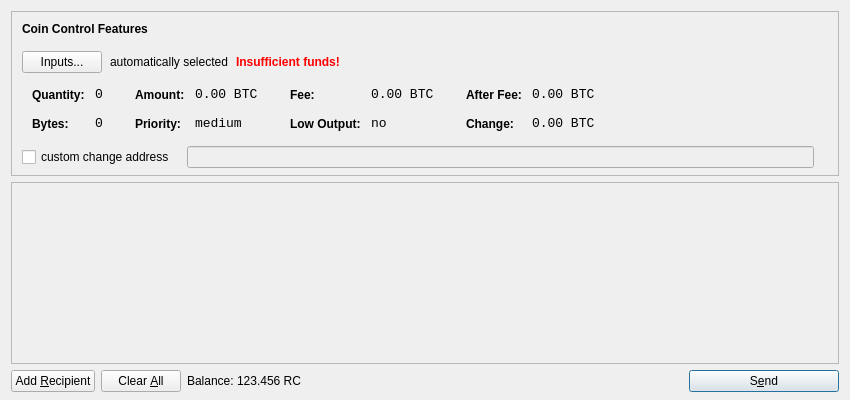
<?xml version="1.0" encoding="UTF-8"?>
<ui version="4.0">
 <class>SendCoinsDialog</class>
 <widget class="QDialog" name="SendCoinsDialog">
  <property name="geometry">
   <rect>
    <x>0</x>
    <y>0</y>
    <width>850</width>
    <height>400</height>
   </rect>
  </property>
  <property name="windowTitle">
   <string>Send Coins</string>
  </property>
  <layout class="QVBoxLayout" name="verticalLayout" stretch="0,1,0">
   <property name="bottomMargin">
    <number>8</number>
   </property>
   <item>
    <widget class="QFrame" name="frameCoinControl">
     <property name="sizePolicy">
      <sizepolicy hsizetype="Expanding" vsizetype="Expanding">
       <horstretch>0</horstretch>
       <verstretch>0</verstretch>
      </sizepolicy>
     </property>
     <property name="maximumSize">
      <size>
       <width>16777215</width>
       <height>16777215</height>
      </size>
     </property>
     <property name="frameShape">
      <enum>QFrame::StyledPanel</enum>
     </property>
     <property name="frameShadow">
      <enum>QFrame::Sunken</enum>
     </property>
     <layout class="QVBoxLayout" name="verticalLayoutCoinControl2">
      <property name="spacing">
       <number>-1</number>
      </property>
      <property name="leftMargin">
       <number>0</number>
      </property>
      <property name="topMargin">
       <number>0</number>
      </property>
      <property name="rightMargin">
       <number>0</number>
      </property>
      <property name="bottomMargin">
       <number>6</number>
      </property>
      <item>
       <layout class="QVBoxLayout" name="verticalLayoutCoinControl" stretch="0,0,0,0,1">
        <property name="spacing">
         <number>0</number>
        </property>
        <property name="leftMargin">
         <number>10</number>
        </property>
        <property name="topMargin">
         <number>10</number>
        </property>
        <item>
         <layout class="QHBoxLayout" name="horizontalLayoutCoinControl1">
          <property name="bottomMargin">
           <number>15</number>
          </property>
          <item>
           <widget class="QLabel" name="labelCoinControlFeatures">
            <property name="sizePolicy">
             <sizepolicy hsizetype="Preferred" vsizetype="Maximum">
              <horstretch>0</horstretch>
              <verstretch>0</verstretch>
             </sizepolicy>
            </property>
            <property name="font">
             <font>
              <weight>75</weight>
              <bold>true</bold>
             </font>
            </property>
            <property name="styleSheet">
             <string notr="true">font-weight:bold;</string>
            </property>
            <property name="text">
             <string>Coin Control Features</string>
            </property>
           </widget>
          </item>
         </layout>
        </item>
        <item>
         <layout class="QHBoxLayout" name="horizontalLayoutCoinControl2" stretch="0,0,0,0">
          <property name="spacing">
           <number>8</number>
          </property>
          <property name="bottomMargin">
           <number>10</number>
          </property>
          <item>
           <widget class="QPushButton" name="pushButtonCoinControl">
            <property name="styleSheet">
             <string notr="true"/>
            </property>
            <property name="text">
             <string>Inputs...</string>
            </property>
           </widget>
          </item>
          <item>
           <widget class="QLabel" name="labelCoinControlAutomaticallySelected">
            <property name="text">
             <string>automatically selected</string>
            </property>
            <property name="margin">
             <number>5</number>
            </property>
           </widget>
          </item>
          <item>
           <widget class="QLabel" name="labelCoinControlInsuffFunds">
            <property name="font">
             <font>
              <weight>75</weight>
              <bold>true</bold>
             </font>
            </property>
            <property name="styleSheet">
             <string notr="true">color:red;font-weight:bold;</string>
            </property>
            <property name="text">
             <string>Insufficient funds!</string>
            </property>
            <property name="margin">
             <number>5</number>
            </property>
           </widget>
          </item>
          <item>
           <spacer name="horizontalSpacerCoinControl">
            <property name="orientation">
             <enum>Qt::Horizontal</enum>
            </property>
            <property name="sizeHint" stdset="0">
             <size>
              <width>40</width>
              <height>1</height>
             </size>
            </property>
           </spacer>
          </item>
         </layout>
        </item>
        <item>
         <widget class="QWidget" name="widgetCoinControl" native="true">
          <property name="sizePolicy">
           <sizepolicy hsizetype="Preferred" vsizetype="Preferred">
            <horstretch>0</horstretch>
            <verstretch>0</verstretch>
           </sizepolicy>
          </property>
          <property name="minimumSize">
           <size>
            <width>0</width>
            <height>0</height>
           </size>
          </property>
          <property name="styleSheet">
           <string notr="true"/>
          </property>
          <layout class="QHBoxLayout" name="horizontalLayoutCoinControl5">
           <property name="margin">
            <number>0</number>
           </property>
           <item>
            <layout class="QHBoxLayout" name="horizontalLayoutCoinControl3" stretch="0,0,0,1">
             <property name="spacing">
              <number>20</number>
             </property>
             <property name="topMargin">
              <number>0</number>
             </property>
             <property name="bottomMargin">
              <number>10</number>
             </property>
             <item>
              <layout class="QFormLayout" name="formLayoutCoinControl1">
               <property name="horizontalSpacing">
                <number>10</number>
               </property>
               <property name="verticalSpacing">
                <number>14</number>
               </property>
               <property name="leftMargin">
                <number>10</number>
               </property>
               <property name="topMargin">
                <number>4</number>
               </property>
               <property name="rightMargin">
                <number>6</number>
               </property>
               <item row="0" column="0">
                <widget class="QLabel" name="labelCoinControlQuantityText">
                 <property name="styleSheet">
                  <string notr="true">font-weight:bold;</string>
                 </property>
                 <property name="text">
                  <string>Quantity:</string>
                 </property>
                 <property name="margin">
                  <number>0</number>
                 </property>
                </widget>
               </item>
               <item row="0" column="1">
                <widget class="QLabel" name="labelCoinControlQuantity">
                 <property name="font">
                  <font>
                   <family>Monospace</family>
                   <pointsize>10</pointsize>
                  </font>
                 </property>
                 <property name="cursor">
                  <cursorShape>IBeamCursor</cursorShape>
                 </property>
                 <property name="contextMenuPolicy">
                  <enum>Qt::ActionsContextMenu</enum>
                 </property>
                 <property name="text">
                  <string notr="true">0</string>
                 </property>
                 <property name="margin">
                  <number>0</number>
                 </property>
                 <property name="textInteractionFlags">
                  <set>Qt::LinksAccessibleByMouse|Qt::TextSelectableByKeyboard|Qt::TextSelectableByMouse</set>
                 </property>
                </widget>
               </item>
               <item row="1" column="0">
                <widget class="QLabel" name="labelCoinControlBytesText">
                 <property name="styleSheet">
                  <string notr="true">font-weight:bold;</string>
                 </property>
                 <property name="text">
                  <string>Bytes:</string>
                 </property>
                </widget>
               </item>
               <item row="1" column="1">
                <widget class="QLabel" name="labelCoinControlBytes">
                 <property name="font">
                  <font>
                   <family>Monospace</family>
                   <pointsize>10</pointsize>
                  </font>
                 </property>
                 <property name="cursor">
                  <cursorShape>IBeamCursor</cursorShape>
                 </property>
                 <property name="contextMenuPolicy">
                  <enum>Qt::ActionsContextMenu</enum>
                 </property>
                 <property name="text">
                  <string notr="true">0</string>
                 </property>
                 <property name="textInteractionFlags">
                  <set>Qt::LinksAccessibleByMouse|Qt::TextSelectableByKeyboard|Qt::TextSelectableByMouse</set>
                 </property>
                </widget>
               </item>
              </layout>
             </item>
             <item>
              <layout class="QFormLayout" name="formLayoutCoinControl2">
               <property name="horizontalSpacing">
                <number>10</number>
               </property>
               <property name="verticalSpacing">
                <number>14</number>
               </property>
               <property name="leftMargin">
                <number>6</number>
               </property>
               <property name="topMargin">
                <number>4</number>
               </property>
               <property name="rightMargin">
                <number>6</number>
               </property>
               <item row="0" column="0">
                <widget class="QLabel" name="labelCoinControlAmountText">
                 <property name="styleSheet">
                  <string notr="true">font-weight:bold;</string>
                 </property>
                 <property name="text">
                  <string>Amount:</string>
                 </property>
                 <property name="margin">
                  <number>0</number>
                 </property>
                </widget>
               </item>
               <item row="0" column="1">
                <widget class="QLabel" name="labelCoinControlAmount">
                 <property name="font">
                  <font>
                   <family>Monospace</family>
                   <pointsize>10</pointsize>
                  </font>
                 </property>
                 <property name="cursor">
                  <cursorShape>IBeamCursor</cursorShape>
                 </property>
                 <property name="contextMenuPolicy">
                  <enum>Qt::ActionsContextMenu</enum>
                 </property>
                 <property name="text">
                  <string notr="true">0.00 BTC</string>
                 </property>
                 <property name="textInteractionFlags">
                  <set>Qt::LinksAccessibleByMouse|Qt::TextSelectableByKeyboard|Qt::TextSelectableByMouse</set>
                 </property>
                </widget>
               </item>
               <item row="1" column="0">
                <widget class="QLabel" name="labelCoinControlPriorityText">
                 <property name="styleSheet">
                  <string notr="true">font-weight:bold;</string>
                 </property>
                 <property name="text">
                  <string>Priority:</string>
                 </property>
                </widget>
               </item>
               <item row="1" column="1">
                <widget class="QLabel" name="labelCoinControlPriority">
                 <property name="font">
                  <font>
                   <family>Monospace</family>
                   <pointsize>10</pointsize>
                  </font>
                 </property>
                 <property name="cursor">
                  <cursorShape>IBeamCursor</cursorShape>
                 </property>
                 <property name="contextMenuPolicy">
                  <enum>Qt::ActionsContextMenu</enum>
                 </property>
                 <property name="text">
                  <string>medium</string>
                 </property>
                 <property name="textInteractionFlags">
                  <set>Qt::LinksAccessibleByMouse|Qt::TextSelectableByKeyboard|Qt::TextSelectableByMouse</set>
                 </property>
                </widget>
               </item>
              </layout>
             </item>
             <item>
              <layout class="QFormLayout" name="formLayoutCoinControl3">
               <property name="horizontalSpacing">
                <number>10</number>
               </property>
               <property name="verticalSpacing">
                <number>14</number>
               </property>
               <property name="leftMargin">
                <number>6</number>
               </property>
               <property name="topMargin">
                <number>4</number>
               </property>
               <property name="rightMargin">
                <number>6</number>
               </property>
               <item row="0" column="0">
                <widget class="QLabel" name="labelCoinControlFeeText">
                 <property name="styleSheet">
                  <string notr="true">font-weight:bold;</string>
                 </property>
                 <property name="text">
                  <string>Fee:</string>
                 </property>
                 <property name="margin">
                  <number>0</number>
                 </property>
                </widget>
               </item>
               <item row="0" column="1">
                <widget class="QLabel" name="labelCoinControlFee">
                 <property name="font">
                  <font>
                   <family>Monospace</family>
                   <pointsize>10</pointsize>
                  </font>
                 </property>
                 <property name="cursor">
                  <cursorShape>IBeamCursor</cursorShape>
                 </property>
                 <property name="contextMenuPolicy">
                  <enum>Qt::ActionsContextMenu</enum>
                 </property>
                 <property name="text">
                  <string notr="true">0.00 BTC</string>
                 </property>
                 <property name="textInteractionFlags">
                  <set>Qt::LinksAccessibleByMouse|Qt::TextSelectableByKeyboard|Qt::TextSelectableByMouse</set>
                 </property>
                </widget>
               </item>
               <item row="1" column="0">
                <widget class="QLabel" name="labelCoinControlLowOutputText">
                 <property name="styleSheet">
                  <string notr="true">font-weight:bold;</string>
                 </property>
                 <property name="text">
                  <string>Low Output:</string>
                 </property>
                </widget>
               </item>
               <item row="1" column="1">
                <widget class="QLabel" name="labelCoinControlLowOutput">
                 <property name="font">
                  <font>
                   <family>Monospace</family>
                   <pointsize>10</pointsize>
                  </font>
                 </property>
                 <property name="cursor">
                  <cursorShape>IBeamCursor</cursorShape>
                 </property>
                 <property name="contextMenuPolicy">
                  <enum>Qt::ActionsContextMenu</enum>
                 </property>
                 <property name="text">
                  <string>no</string>
                 </property>
                 <property name="textInteractionFlags">
                  <set>Qt::LinksAccessibleByMouse|Qt::TextSelectableByKeyboard|Qt::TextSelectableByMouse</set>
                 </property>
                </widget>
               </item>
              </layout>
             </item>
             <item>
              <layout class="QFormLayout" name="formLayoutCoinControl4">
               <property name="horizontalSpacing">
                <number>10</number>
               </property>
               <property name="verticalSpacing">
                <number>14</number>
               </property>
               <property name="leftMargin">
                <number>6</number>
               </property>
               <property name="topMargin">
                <number>4</number>
               </property>
               <property name="rightMargin">
                <number>6</number>
               </property>
               <item row="0" column="0">
                <widget class="QLabel" name="labelCoinControlAfterFeeText">
                 <property name="styleSheet">
                  <string notr="true">font-weight:bold;</string>
                 </property>
                 <property name="text">
                  <string>After Fee:</string>
                 </property>
                 <property name="margin">
                  <number>0</number>
                 </property>
                </widget>
               </item>
               <item row="0" column="1">
                <widget class="QLabel" name="labelCoinControlAfterFee">
                 <property name="font">
                  <font>
                   <family>Monospace</family>
                   <pointsize>10</pointsize>
                  </font>
                 </property>
                 <property name="cursor">
                  <cursorShape>IBeamCursor</cursorShape>
                 </property>
                 <property name="contextMenuPolicy">
                  <enum>Qt::ActionsContextMenu</enum>
                 </property>
                 <property name="text">
                  <string notr="true">0.00 BTC</string>
                 </property>
                 <property name="textInteractionFlags">
                  <set>Qt::LinksAccessibleByMouse|Qt::TextSelectableByKeyboard|Qt::TextSelectableByMouse</set>
                 </property>
                </widget>
               </item>
               <item row="1" column="0">
                <widget class="QLabel" name="labelCoinControlChangeText">
                 <property name="styleSheet">
                  <string notr="true">font-weight:bold;</string>
                 </property>
                 <property name="text">
                  <string>Change:</string>
                 </property>
                </widget>
               </item>
               <item row="1" column="1">
                <widget class="QLabel" name="labelCoinControlChange">
                 <property name="font">
                  <font>
                   <family>Monospace</family>
                   <pointsize>10</pointsize>
                  </font>
                 </property>
                 <property name="cursor">
                  <cursorShape>IBeamCursor</cursorShape>
                 </property>
                 <property name="contextMenuPolicy">
                  <enum>Qt::ActionsContextMenu</enum>
                 </property>
                 <property name="text">
                  <string notr="true">0.00 BTC</string>
                 </property>
                 <property name="textInteractionFlags">
                  <set>Qt::LinksAccessibleByMouse|Qt::TextSelectableByKeyboard|Qt::TextSelectableByMouse</set>
                 </property>
                </widget>
               </item>
              </layout>
             </item>
            </layout>
           </item>
          </layout>
         </widget>
        </item>
        <item>
         <layout class="QHBoxLayout" name="horizontalLayoutCoinControl4" stretch="0,0,0">
          <property name="spacing">
           <number>12</number>
          </property>
          <property name="sizeConstraint">
           <enum>QLayout::SetDefaultConstraint</enum>
          </property>
          <property name="topMargin">
           <number>5</number>
          </property>
          <property name="rightMargin">
           <number>5</number>
          </property>
          <item>
           <widget class="QCheckBox" name="checkBoxCoinControlChange">
            <property name="text">
             <string>custom change address</string>
            </property>
           </widget>
          </item>
          <item>
           <widget class="QLineEdit" name="lineEditCoinControlChange">
            <property name="enabled">
             <bool>false</bool>
            </property>
            <property name="sizePolicy">
             <sizepolicy hsizetype="Expanding" vsizetype="Fixed">
              <horstretch>0</horstretch>
              <verstretch>0</verstretch>
             </sizepolicy>
            </property>
           </widget>
          </item>
          <item>
           <widget class="QLabel" name="labelCoinControlChangeLabel">
            <property name="sizePolicy">
             <sizepolicy hsizetype="Preferred" vsizetype="Expanding">
              <horstretch>0</horstretch>
              <verstretch>0</verstretch>
             </sizepolicy>
            </property>
            <property name="minimumSize">
             <size>
              <width>0</width>
              <height>0</height>
             </size>
            </property>
            <property name="text">
             <string/>
            </property>
            <property name="margin">
             <number>3</number>
            </property>
           </widget>
          </item>
         </layout>
        </item>
        <item>
         <spacer name="verticalSpacerCoinControl">
          <property name="orientation">
           <enum>Qt::Vertical</enum>
          </property>
          <property name="sizeHint" stdset="0">
           <size>
            <width>800</width>
            <height>1</height>
           </size>
          </property>
         </spacer>
        </item>
       </layout>
      </item>
     </layout>
    </widget>
   </item>
   <item>
    <widget class="QScrollArea" name="scrollArea">
     <property name="widgetResizable">
      <bool>true</bool>
     </property>
     <widget class="QWidget" name="scrollAreaWidgetContents">
      <property name="geometry">
       <rect>
        <x>0</x>
        <y>0</y>
        <width>830</width>
        <height>165</height>
       </rect>
      </property>
      <layout class="QVBoxLayout" name="verticalLayout_2">
       <property name="margin">
        <number>0</number>
       </property>
       <item>
        <layout class="QVBoxLayout" name="entries">
         <property name="spacing">
          <number>6</number>
         </property>
        </layout>
       </item>
       <item>
        <spacer name="verticalSpacer">
         <property name="orientation">
          <enum>Qt::Vertical</enum>
         </property>
         <property name="sizeHint" stdset="0">
          <size>
           <width>20</width>
           <height>40</height>
          </size>
         </property>
        </spacer>
       </item>
      </layout>
     </widget>
    </widget>
   </item>
   <item>
    <layout class="QHBoxLayout" name="horizontalLayout">
     <item>
      <widget class="QPushButton" name="addButton">
       <property name="toolTip">
        <string>Send to multiple recipients at once</string>
       </property>
       <property name="text">
        <string>Add &amp;Recipient</string>
       </property>
       <property name="icon">
        <iconset resource="../bitcoin.qrc">
         <normaloff>:/icons/add</normaloff>:/icons/add</iconset>
       </property>
       <property name="autoDefault">
        <bool>false</bool>
       </property>
      </widget>
     </item>
     <item>
      <widget class="QPushButton" name="clearButton">
       <property name="sizePolicy">
        <sizepolicy hsizetype="Minimum" vsizetype="Fixed">
         <horstretch>0</horstretch>
         <verstretch>0</verstretch>
        </sizepolicy>
       </property>
       <property name="toolTip">
        <string>Remove all transaction fields</string>
       </property>
       <property name="text">
        <string>Clear &amp;All</string>
       </property>
       <property name="icon">
        <iconset resource="../bitcoin.qrc">
         <normaloff>:/icons/remove</normaloff>:/icons/remove</iconset>
       </property>
       <property name="autoRepeatDelay">
        <number>300</number>
       </property>
       <property name="autoDefault">
        <bool>false</bool>
       </property>
      </widget>
     </item>
     <item>
      <layout class="QHBoxLayout" name="horizontalLayout_2">
       <property name="spacing">
        <number>3</number>
       </property>
       <item>
        <widget class="QLabel" name="label">
         <property name="text">
          <string>Balance:</string>
         </property>
        </widget>
       </item>
       <item>
        <widget class="QLabel" name="labelBalance">
         <property name="cursor">
          <cursorShape>IBeamCursor</cursorShape>
         </property>
         <property name="text">
          <string>123.456 RC</string>
         </property>
         <property name="textInteractionFlags">
          <set>Qt::LinksAccessibleByMouse|Qt::TextSelectableByKeyboard|Qt::TextSelectableByMouse</set>
         </property>
        </widget>
       </item>
      </layout>
     </item>
     <item>
      <spacer name="horizontalSpacer">
       <property name="orientation">
        <enum>Qt::Horizontal</enum>
       </property>
       <property name="sizeHint" stdset="0">
        <size>
         <width>40</width>
         <height>20</height>
        </size>
       </property>
      </spacer>
     </item>
     <item>
      <widget class="QPushButton" name="sendButton">
       <property name="minimumSize">
        <size>
         <width>150</width>
         <height>0</height>
        </size>
       </property>
       <property name="toolTip">
        <string>Confirm the send action</string>
       </property>
       <property name="text">
        <string>S&amp;end</string>
       </property>
       <property name="icon">
        <iconset resource="../bitcoin.qrc">
         <normaloff>:/icons/send</normaloff>:/icons/send</iconset>
       </property>
       <property name="default">
        <bool>true</bool>
       </property>
      </widget>
     </item>
    </layout>
   </item>
  </layout>
 </widget>
 <resources>
  <include location="../bitcoin.qrc"/>
 </resources>
 <connections/>
</ui>
